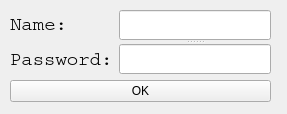
<?xml version="1.0" encoding="UTF-8"?>
<ui version="4.0">
 <class>Form</class>
 <widget class="QWidget" name="Form">
  <property name="geometry">
   <rect>
    <x>0</x>
    <y>0</y>
    <width>287</width>
    <height>114</height>
   </rect>
  </property>
  <property name="windowTitle">
   <string>Enter</string>
  </property>
  <widget class="QWidget" name="layoutWidget">
   <property name="geometry">
    <rect>
     <x>10</x>
     <y>10</y>
     <width>261</width>
     <height>92</height>
    </rect>
   </property>
   <layout class="QVBoxLayout" name="verticalLayout_2">
    <item>
     <layout class="QHBoxLayout" name="horizontalLayout">
      <item>
       <layout class="QVBoxLayout" name="verticalLayout">
        <item>
         <widget class="QLabel" name="label">
          <property name="font">
           <font>
            <family>Courier</family>
            <pointsize>14</pointsize>
           </font>
          </property>
          <property name="text">
           <string>Name:</string>
          </property>
         </widget>
        </item>
        <item>
         <widget class="QLabel" name="label_2">
          <property name="font">
           <font>
            <family>Courier</family>
            <pointsize>14</pointsize>
           </font>
          </property>
          <property name="text">
           <string>Password:</string>
          </property>
         </widget>
        </item>
       </layout>
      </item>
      <item>
       <widget class="QSplitter" name="splitter">
        <property name="orientation">
         <enum>Qt::Vertical</enum>
        </property>
        <widget class="QLineEdit" name="lineEdit">
         <property name="font">
          <font>
           <family>Courier New</family>
           <pointsize>14</pointsize>
          </font>
         </property>
        </widget>
        <widget class="QLineEdit" name="lineEdit_2">
         <property name="font">
          <font>
           <family>Courier New</family>
           <pointsize>14</pointsize>
          </font>
         </property>
         <property name="autoFillBackground">
          <bool>false</bool>
         </property>
         <property name="inputMethodHints">
          <set>Qt::ImhHiddenText|Qt::ImhNoAutoUppercase|Qt::ImhNoPredictiveText</set>
         </property>
         <property name="text">
          <string/>
         </property>
         <property name="echoMode">
          <enum>QLineEdit::Password</enum>
         </property>
        </widget>
       </widget>
      </item>
     </layout>
    </item>
    <item>
     <widget class="QPushButton" name="okButton">
      <property name="text">
       <string>OK</string>
      </property>
     </widget>
    </item>
   </layout>
  </widget>
 </widget>
 <resources/>
 <connections/>
</ui>
